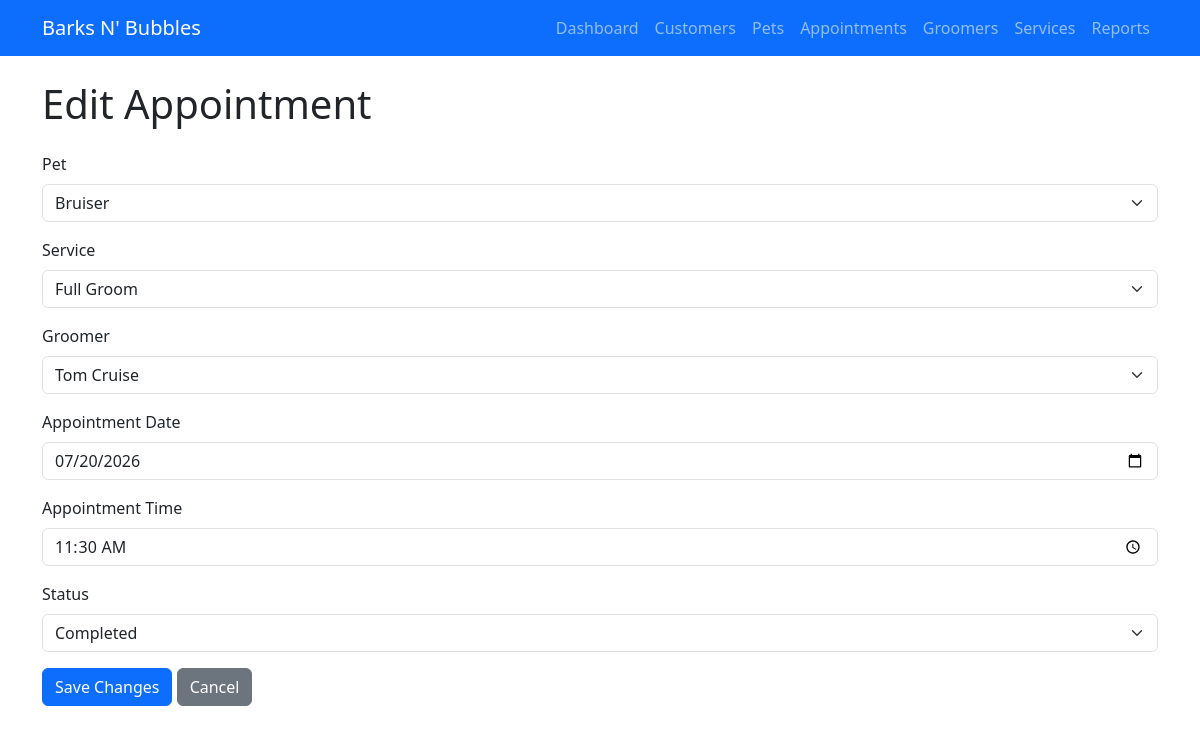
Screenshot of /appointments/edit/2 with the database file from the repository.
### tables this page shows
CREATE TABLE appointment (
            apptID INTEGER PRIMARY KEY AUTOINCREMENT,
            apptDate TEXT NOT NULL,
            apptTime TEXT NOT NULL,
            serviceID INTEGER NOT NULL,
            status TEXT NOT NULL,
            petID INTEGER NOT NULL,
            groomerID INTEGER NOT NULL,
            adminID INTEGER NOT NULL,
            FOREIGN KEY (serviceID) REFERENCES service(serviceID),
            FOREIGN KEY (petID) REFERENCES pet(petID),
            FOREIGN KEY (groomerID) REFERENCES groomer(groomerID),
            FOREIGN KEY (adminID) REFERENCES administrator(adminID)
        );

CREATE TABLE pet (
            petID INTEGER PRIMARY KEY AUTOINCREMENT,
            petName TEXT NOT NULL,
            breed TEXT,
            size TEXT,
            customerID INTEGER NOT NULL,
            FOREIGN KEY (customerID) REFERENCES customer(customerID)
        );

CREATE TABLE service (
            serviceID INTEGER PRIMARY KEY AUTOINCREMENT,
            serviceName TEXT NOT NULL,
            description TEXT,
            price REAL NOT NULL,
            duration INTEGER
        );

CREATE TABLE groomer (
            groomerID INTEGER PRIMARY KEY AUTOINCREMENT,
            groomerFName TEXT NOT NULL,
            groomerLName TEXT NOT NULL,
            groomerCell TEXT,
            groomerSpecialty TEXT
        );

### app.py (the view, shortened to what this page needs)
@app.route("/appointments/edit/<int:appt_id>", methods=["GET", "POST"])
def edit_appointment(appt_id):
    connection = get_db_connection()
    appointment = connection.execute(
        "SELECT * FROM appointment WHERE apptID = ?",
        (appt_id,)
    ).fetchone()
    pets = connection.execute(
    "SELECT petID, petName FROM pet ORDER BY petName"
    ).fetchall()
    groomers = connection.execute(
        "SELECT groomerID, groomerFName, groomerLName FROM groomer ORDER BY groomerLName"
    ).fetchall()
    services = connection.execute(
        "SELECT serviceID, serviceName FROM service ORDER BY serviceName"
    ).fetchall()
    connection.close()
    return render_template(
        "edit_appointment.html",
        appointment=appointment,
        pets=pets,
        groomers=groomers,
        services=services
    )

### app.py (called while the page is built)
def get_db_connection():
    connection = sqlite3.connect("barksnbubbles.db")
    connection.row_factory = sqlite3.Row
    return connection

### templates/edit_appointment.html (shortened to what this page needs)
{% extends "base.html" %}
{% block content %}
<h1 class="mb-4">Edit Appointment</h1>
<form method="POST">
    <div class="mb-3">
        <label class="form-label">Pet</label>
        <select name="pet_id" class="form-select" required>
            {% for pet in pets %}
            <option
                value="{{ pet['petID'] }}"
                {% if pet['petID'] == appointment['petID'] %}selected{% endif %}>
                {{ pet["petName"] }}
            </option>
            {% endfor %}
        </select>
    </div>
    <div class="mb-3">
        <label class="form-label">Service</label>
        <select name="service_id" class="form-select" required>
            {% for service in services %}
            <option
                value="{{ service['serviceID'] }}"
                {% if service['serviceID'] == appointment['serviceID'] %}selected{% endif %}>
                {{ service["serviceName"] }}
            </option>
            {% endfor %}
        </select>
    </div>
    <div class="mb-3">
        <label class="form-label">Groomer</label>
        <select name="groomer_id" class="form-select" required>
            {% for groomer in groomers %}
            <option
                value="{{ groomer['groomerID'] }}"
                {% if groomer['groomerID'] == appointment['groomerID'] %}selected{% endif %}>
                {{ groomer["groomerFName"] }}
                {{ groomer["groomerLName"] }}
            </option>
            {% endfor %}
        </select>
    </div>
    <div class="mb-3">
        <label class="form-label">Appointment Date</label>
        <input
            type="date"
            name="appt_date"
            class="form-control"
            value="{{ appointment['apptDate'] }}"
            required>
    </div>
    <div class="mb-3">
        <label class="form-label">Appointment Time</label>
        <input
            type="time"
            name="appt_time"
            class="form-control"
            value="{{ appointment['apptTime'] }}"
            required>
    </div>
    <div class="mb-3">
        <label class="form-label">Status</label>
        <select
            name="status"
            class="form-select">
            <option value="Completed"
                {% if appointment['status'] == "Completed" %}selected{% endif %}>
                Completed
            </option>
        </select>
    </div>
    <button
        type="submit"
        class="btn btn-primary">
        Save Changes
    </button>
    <a
        href="/appointments"
        class="btn btn-secondary">
        Cancel
    </a>
</form>
{% endblock %}

### rows the page displays
appointment: pet_id "Bruiser", service_id "Full Groom", groomer_id "Tom Cruise", appt_date "07/20/2026", appt_time "11:30", status "Completed"
